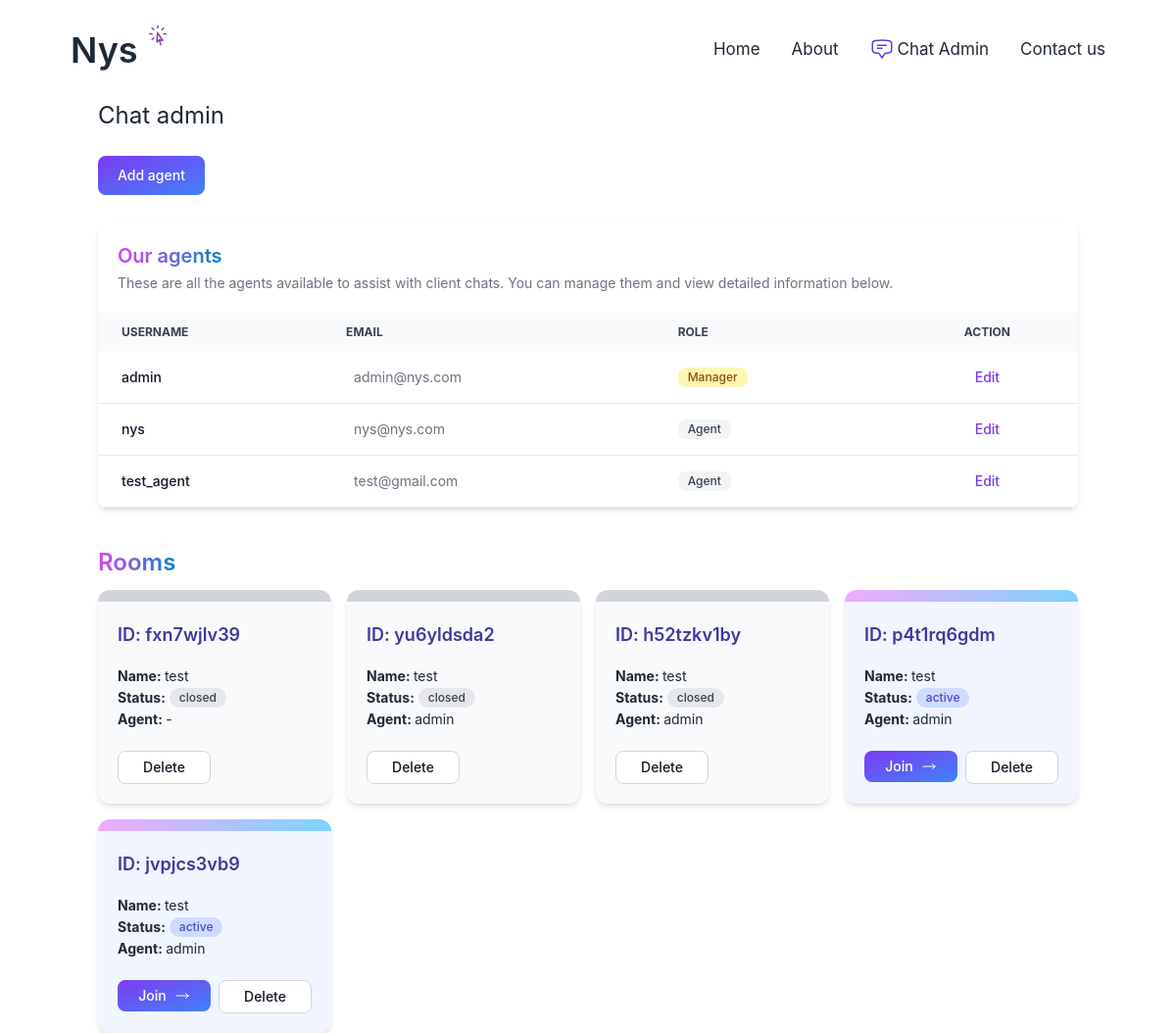
Page /chat-admin/ (signed in) on the earlier database version.
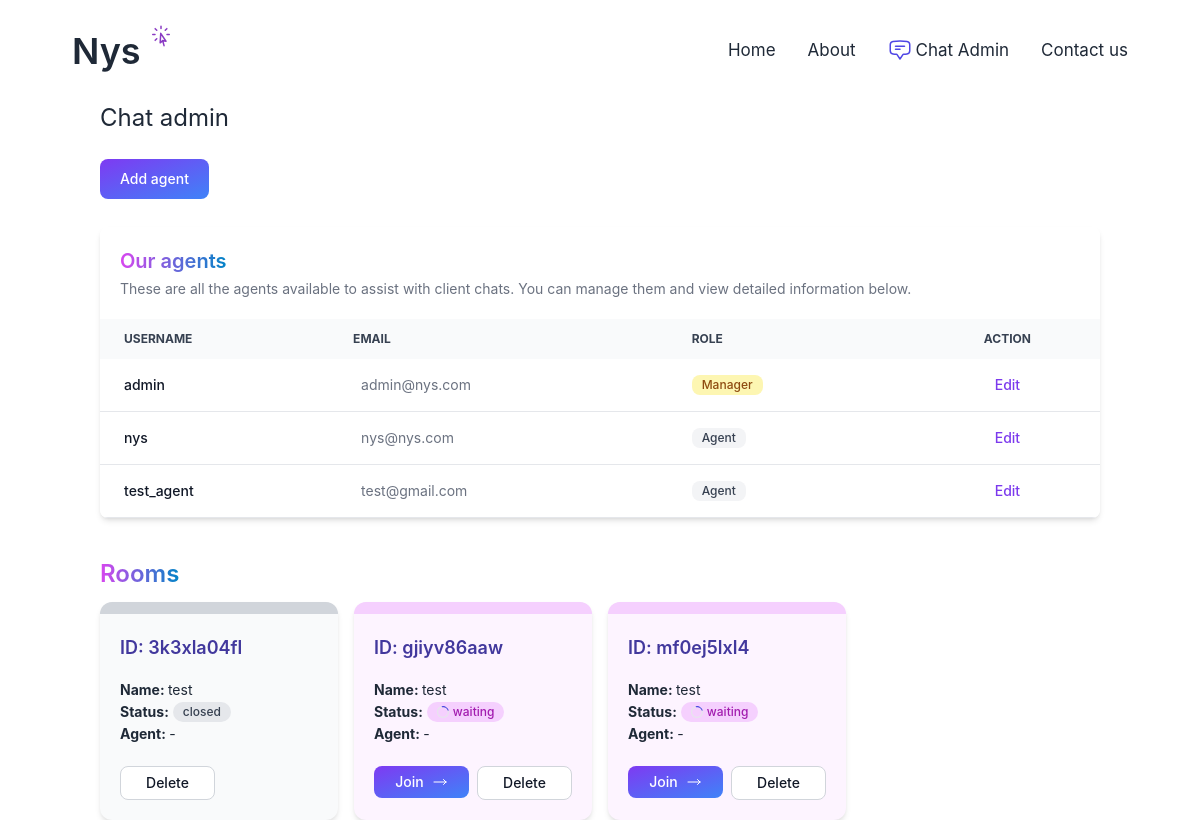
Same page on the later database version.
### account/models.py (models this page shows)
class User(AbstractBaseUser, PermissionsMixin):
    AGENT = 'agent'
    MANAGER = 'manager'
    ROLES_CHOICES = (
        (AGENT, 'Agent'),
        (MANAGER, 'Manager'),
    )
    id = models.UUIDField(primary_key=True, default=uuid.uuid4, editable=False)
    email = models.EmailField(unique=True)
    name = models.CharField(max_length=255, blank=True, default='')
    role = models.CharField(max_length=20, choices=ROLES_CHOICES, default=AGENT)
    is_active = models.BooleanField(default=True)
    is_superuser = models.BooleanField(default=False)
    is_staff = models.BooleanField(default=False)
    date_joined = models.DateTimeField(default=timezone.now)
    last_login = models.DateTimeField(blank=True, null=True)
    objects = CustomUserManager()
    USERNAME_FIELD = 'email'
    EMAIL_FIELD = 'email'
    REQUIRED_FIELDS = ['name']

### chat/models.py (models this page shows, shortened)
class Room(models.Model):
    WAITING = "waiting"
    ACTIVE = "active"
    CLOSED = "closed"
    CHOICES_STATUS = [(WAITING, "Waiting"), (ACTIVE, "Active"), (CLOSED, "Closed")]
    uuid = models.CharField(max_length=255)
    client = models.CharField(max_length=255)
    agent = models.ForeignKey(
        User, related_name="rooms", blank=True, null=True, on_delete=models.SET_NULL
    )
    messages = models.ManyToManyField(Message, blank=True)
    url = models.CharField(max_length=255, blank=True, null=True)
    status = models.CharField(max_length=20, choices=CHOICES_STATUS, default=WAITING)
    created_at = models.DateTimeField(auto_now_add=True)
    class Meta:
        ordering: ["-created_at"]

### chat/views.py (the view)
# urls.py: path("chat-admin/", views.admin, name="admin"),
@login_required  # Requires user to be logged in
def admin(request):
    rooms = Room.objects.all().order_by("-created_at")  # Get all chat rooms
    users = User.objects.filter(is_staff=True)  # Get all staff users
    return render(request, "chat/admin.html", {"rooms": rooms, "users": users})

### chat/templates/chat/admin.html
{% extends 'core/base.html' %} {% block content %}
<h1 class="text-2xl">Chat admin</h1>
{% if perms.user.add_user %}
<div class="mt-[25px]">
  <button
    type="button"
    class="text-white bg-gradient-to-br from-purple-600 to-blue-500 hover:bg-gradient-to-bl focus:ring-4 focus:outline-none focus:ring-blue-300 dark:focus:ring-blue-800 font-medium rounded-lg text-sm px-5 py-2.5 text-center me-2 mb-2"
  >
    <a href="{% url 'chat:add_user' %}">Add agent</a>
  </button>
  <div class="relative overflow-x-auto shadow-md sm:rounded-lg mt-5">
    <table class="w-full text-sm text-left rtl:text-right text-gray-500">
      <caption
        class="p-5 text-lg font-semibold text-left rtl:text-right text-gray-900 bg-white"
      >
      <h1 class="text-xl text-gray-900 md:text-3xl lg:text-4xl"><span class="text-transparent bg-clip-text bg-gradient-to-r to-sky-600 from-fuchsia-500">Our agents</span></h1>
        <p class="mt-1 text-sm font-normal text-gray-500">
          These are all the agents available to assist with client chats. You
          can manage them and view detailed information below.
        </p>
      </caption>
      <thead class="text-xs text-gray-700 uppercase bg-gray-50">
        <tr>
          <th scope="col" class="px-6 py-3">Username</th>
          <th scope="col" class="px-6 py-3">Email</th>
          <th scope="col" class="px-6 py-3">role</th>
          <th scope="col" class="px-6 py-3 text-center">action</th>
        </tr>
      </thead>
      <tbody>
        {% for user in users %}
        <tr class="bg-white border-b border-gray-200">
          <th
            scope="row"
            class="px-6 py-4 font-medium text-gray-900 whitespace-nowrap"
          >
            <a href="{% url 'chat:user_detail' user.pk %}"> {{user.name }} </a>
          </th>
          <td class="px-6 py-4">
            <p class="px-2">{{ user.email }}</p>
          </td>
          <td class="px-6 py-4 flex">
            <span class="
            {% if user.get_role_display == 'Manager' %}
            text-yellow-700  bg-yellow-100
            {% else %}
            text-gray-700 bg-gray-100
            {% endif %}
            text-xs font-medium me-2 px-2.5 py-0.5 rounded-lg">
              {{ user.get_role_display }}
            </span>
          </td>
          <td class="px-6 py-4 text-center">
            {% if perms.user.edit_user %}
            <a
              href="{% url 'chat:edit_user' user.pk %}"
              class="font-medium text-violet-600 hover:text-indigo-600 hover:translate-x-1 visited:text-indigo-500"
              >Edit</a
            >
            {% endif %}
          </td>
        </tr>
        {% endfor %}
      </tbody>
    </table>
  </div>
</div>
{% endif %}
<div class="mt-10">
  <h1 class="mb-3 text-2xl font-semibold text-gray-900 md:text-3xl lg:text-4xl"><span class="text-transparent bg-clip-text bg-gradient-to-r to-sky-600 from-fuchsia-500">Rooms</span></h1>
  {% include 'chat/partials/room_list.html' %}
</div>
{% endblock %}

### chat/templates/chat/partials/room_list.html
<div class="grid grid-cols-4 gap-4">
  {% for room in rooms %}
  <div
    class="rounded-xl {% if room.status == 'active' %} bg-indigo-50 {% elif room.status == 'waiting' %} bg-fuchsia-50 {% else %} bg-gray-50 {% endif %} shadow-md"
  >
    <div
      class="relative h-3 rounded-t-xl {% if room.status == 'active' %} bg-gradient-to-r to-sky-300 from-fuchsia-300 {% elif room.status == 'waiting' %} bg-fuchsia-200 {% else%} bg-gray-300 {% endif %}"
    ></div>
    <div class="p-5">
      <h3 class="mb-4 text-lg font-semibold text-indigo-800">
        ID: {{ room.uuid }}
      </h3>
      <div class="text-sm text-gray-800 leading-6">
        <b>Name: </b> {{ room.client }} <br />
        <div class="flex gap-1 text-sm">
          <b>Status: </b>
          <span
            class="w-auto flex gap-1 items-center p-2 {% if room.status == 'active' %} bg-indigo-200 text-indigo-700 {% elif room.status == 'waiting' %} bg-fuchsia-200 text-fuchsia-700 {% else%} bg-gray-200 text-gray-700 {% endif %} text-xs font-medium me-2 px-2.5 py-0.5 rounded-full"
          >
            <svg
              aria-hidden="true"
              class="{% if room.status == 'waiting' %} block {% else %} hidden {% endif %} inline w-3 h-3 text-gray-200 animate-spin fill-indigo-600"
              viewBox="0 0 100 101"
              fill="none"
              xmlns="http://www.w3.org/2000/svg"
            >
              <path
                d="M100 50.5908C100 78.2051 77.6142 100.591 50 100.591C22.3858 100.591 0 78.2051 0 50.5908C0 22.9766 22.3858 0.59082 50 0.59082C77.6142 0.59082 100 22.9766 100 50.5908ZM9.08144 50.5908C9.08144 73.1895 27.4013 91.5094 50 91.5094C72.5987 91.5094 90.9186 73.1895 90.9186 50.5908C90.9186 27.9921 72.5987 9.67226 50 9.67226C27.4013 9.67226 9.08144 27.9921 9.08144 50.5908Z"
                fill="currentColor"
              />
              <path
                d="M93.9676 39.0409C96.393 38.4038 97.8624 35.9116 97.0079 33.5539C95.2932 28.8227 92.871 24.3692 89.8167 20.348C85.8452 15.1192 80.8826 10.7238 75.2124 7.41289C69.5422 4.10194 63.2754 1.94025 56.7698 1.05124C51.7666 0.367541 46.6976 0.446843 41.7345 1.27873C39.2613 1.69328 37.813 4.19778 38.4501 6.62326C39.0873 9.04874 41.5694 10.4717 44.0505 10.1071C47.8511 9.54855 51.7191 9.52689 55.5402 10.0491C60.8642 10.7766 65.9928 12.5457 70.6331 15.2552C75.2735 17.9648 79.3347 21.5619 82.5849 25.841C84.9175 28.9121 86.7997 32.2913 88.1811 35.8758C89.083 38.2158 91.5421 39.6781 93.9676 39.0409Z"
                fill="currentFill"
              />
            </svg>
            <p>{{ room.status }}</p>
          </span>
        </div>
        <b>Agent: </b> {% firstof room.agent.name '-' %} <br />
      </div>
      <div class="w-full flex justify-between mt-2">
        <div class="w-full text-sm font-normal mt-3">
          <div
            class="grid grid-cols-2 gap-2 {% if room.status == 'closed' %} hidden {% endif %}"
          >
            <div>
              <a
                href="{%  url 'chat:room' room.uuid %}"
                class="flex gap-2 justify-center items-center w-full px-2 py-1.5 text-sm font-medium text-center text-white bg-gradient-to-br from-purple-600 to-blue-500 hover:bg-gradient-to-bl rounded-lg hover:bg-blue-700 focus:ring-4 focus:outline-none focus:ring-blue-300 transition-all duration-1000 group"
                >Join
                <svg xmlns="http://www.w3.org/2000/svg" fill="none" viewBox="0 0 24 24" stroke-width="1.5" stroke="currentColor" class="size-4 group-hover:translate-x-1 transition-all duration-500">
                  <path stroke-linecap="round" stroke-linejoin="round" d="M17.25 8.25 21 12m0 0-3.75 3.75M21 12H3" />
                </svg>
              </a>
            </div>
            <div>
              <a
                href="{%  url 'chat:delete_room' room.uuid %}"
                class="inline-flex justify-center w-full px-2 py-1.5 text-sm font-medium text-center text-gray-900 bg-white border border-gray-300 rounded-lg hover:bg-gray-100 focus:ring-4 focus:outline-none focus:ring-gray-200"
                >Delete</a
              >
            </div>
          </div>
          <div
            class="grid grid-cols-2 gap-2 {% if room.status != 'closed' %} hidden {% endif %}"
          >
            <div>
              <a
                href="{%  url 'chat:delete_room' room.uuid %}"
                class="inline-flex justify-center w-full px-2 py-1.5 text-sm font-medium text-center text-gray-900 bg-white border border-gray-300 rounded-lg hover:bg-gray-100 focus:ring-4 focus:outline-none focus:ring-gray-200"
                >Delete</a
              >
            </div>
          </div>
        </div>
      </div>
    </div>
  </div>
  {% endfor %}
</div>

Differences in the rows shown:
removed Room: uuid "fxn7wjlv39", client "test", status "closed", agent "-"
removed Room: uuid "yu6yldsda2", client "test", status "closed", agent.name "admin"
removed Room: uuid "h52tzkv1by", client "test", status "closed", agent.name "admin"
removed Room: uuid "p4t1rq6gdm", client "test", status "active", agent.name "admin"
removed Room: uuid "jvpjcs3vb9", client "test", status "active", agent.name "admin"
added Room: uuid "3k3xla04fl", client "test", status "closed", agent "-"
added Room: uuid "gjiyv86aaw", client "test", status "waiting", agent "-"
added Room: uuid "mf0ej5lxl4", client "test", status "waiting", agent "-"
